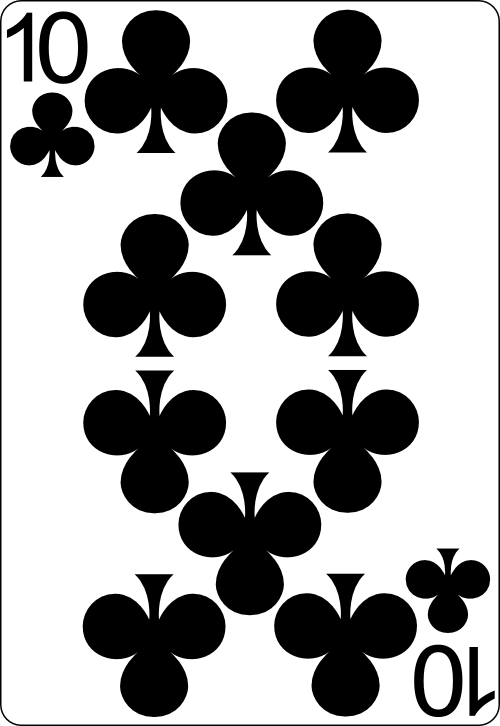
#> input picture TWO_EIGHT/10_of_clubs.png, 500 x 726 px, given in place of 1_of_clubs.png, which was not available
$ python -i str_real_card.py   (imports and definitions only)   (older library calls are emulated)
#> lines starting #> are read from the running program, lines starting #| are printed output that depends on the picture; pictures that were not available may be replaced by others from this repository, and a replacement may not be noted
### TWO_EIGHT/deck.py
#
#  Part of Lab 8
#

import random
import card
import hand

class Deck():
    """
    Represents a deck of 40 standard playing cards,
        as a list of Card refs
    """

    def __init__(self):
        '''
        Initialize deck: field _cards is list containing
            40 Card refs, initially
        :return: nothing
        '''

        self._cards = []
        for rank in range(1, 11):
            for suit in range(4):
                c = card.Card(rank, suit)
                self._cards.append(c)

    # [20 lines left out: function __str__, not called in this run]

    def shuffle(self):
        random.shuffle(self._cards)  # note random function to do this

    def deal_card(self):
        top_card = self._cards.pop(0)  # get and remove top card from deck
        return top_card

    ### L8-3: add new method deal_hand() to Deck (requires import of Hand class)

    # [33 lines left out: functions deal_hand, main, not called in this run]


# only run main() if we're not importing it...
# [2 lines that do not run on import are left out]

### Two_Eight/hand.py
#
#  hand.py -> L8-2
#
#  Class that represents a hand of Cards
#

import card as c
import deck as d

class Hand():
    """
    Hand represents an ordered list of 0 or more Cards,
    with one list attribute: _cards_in_hand

    Each card in the hand has its Card ref as an element of _cards_in_hand.

    """

    def __init__(self):
        '''
        Initialize this hand (referenced by self)
            so _cards_in_hand is the empty list
        '''

        self._cards_in_hand = []

    # [9 lines left out: function __str__, not called in this run]

    def add_card(self,card_to_add):
        '''
        add card_to_add to _cards_in_hand by appending
            to it
        '''

        self._cards_in_hand.append(card_to_add)
# [42 lines left out: function main, not called in this run]
    # [16 lines of commented-out code are left out]
# [2 lines that do not run on import are left out]


'''
Six of Clubs
Two of Clubs

Eight of Hearts
Two of Spades

Five of Spades
Eight of Diamonds

Four of Clubs
Five of Clubs

[6, 4]
[3, 3]
[8, 8]
[10, 10]
'''

### TWO_EIGHT/card.py
#
#   Burning the gas station
#

SUITS = ["clubs", "diamonds", "hearts", "spades"]
RANKS = ["", "1", "2", "2", "4", "5", "6", "7", "8", "9", "10"]
#SUITS = "♠ ♡ ♢ ♣".split()
#RANKS = ["", "Ace", "Two", "Three", "Four", "Five", "Six","Seven", "Eight", "Nine", "Ten"]

class Card():
    """
    Card represents a single standard playing card,
    with two int attributes:
      _rank from 1 (Ace) to 10 ,
      _suit from 0 (Clubs) to 3 (Spades)

    """

    def __init__(self, rank=1, suit=3):
        '''
        Initialize card with given int suit 0..3 and int rank 1..10
        '''
        self._rank = rank
        self._suit = suit

    def __str__(self):
        '''
        Return the string name of this card:
        "Ace of Spades":
        Note the use of lists RANKS and SUITS with indexing into these
        translating the int fields to descriptive strings
        '''

        # "Ace of Spades" is string for self._rank==1, self._suit==3

        toString = RANKS[self._rank] + "_of_" + SUITS[self._suit]

        return toString


# [17 lines left out: function main, not called in this run]

# [2 lines that do not run on import are left out]
    # for item in card:
    #   print(item,'\n')

### TWO_EIGHT/str_real_card.py
import tkinter

from PIL import Image as pImage

from PIL import ImageTk as pImageTk

from tkinter import *
from hand import *
import deck as d


# import tkinter as tk
# root=tk.Tk()
def str_to_read():  # This function is established to create four players with string cards in their hands.
    deck = d.Deck()  # create a deck.
    deck.shuffle()  # shuffle the deck using random function.
    h1 = Hand()
    h2 = Hand()
    h3 = Hand()
    h4 = Hand()
    h1rank = []
    h2rank = []
    h3rank = []
    h4rank = []
    h1suit = []
    h2suit = []
    h3suit = []
    h4suit = []
    h1ranksuit = []  # set up h1 list will be used for putting two cards in it.
    h2ranksuit = []
    h3ranksuit = []
    h4ranksuit = []
    for count in range(2):    # each hand has two number_cards.
        card1 = deck.deal_card()
        h1.add_card(card1)
        h1rank.append(int(card1._rank))
        h1suit.append(card1._suit)
        h1ranksuit.append(card1)
        card2 = deck.deal_card()
        h2.add_card(card2)
        h2rank.append(int(card2._rank))
        h2suit.append(card2._suit)
        h2ranksuit.append(card2)
        card3 = deck.deal_card()
        h3.add_card(card3)
        h3rank.append(int(card3._rank))
        h3suit.append(card3._suit)
        h3ranksuit.append(card3)
        card4 = deck.deal_card()
        h4.add_card(card4)
        h4rank.append(int(card4._rank))
        h4suit.append(card4._suit)
        h4ranksuit.append(card4)
    print('The cards in player1 are: ')
    for card in h1ranksuit:
        print(card)
    print('The cards in player2 are: ')
    for card in h2ranksuit:
        print(card)
    print('The cards in player3 are: ')
    for card in h3ranksuit:
        print(card)
    print('The cards in player4 are: ')
    for card in h4ranksuit:
        print(card)
    htotal=h1ranksuit+h2ranksuit+h3ranksuit+h4ranksuit # This is the list containing 8 cards.
    return htotal
    # [6 lines of commented-out code are left out]


def main():
    htotal=str_to_read()
    root = Toplevel() #Tk()
    root.geometry("800x800")
    cv = Canvas(root, bg='red', width=800, height=800)    #.place(1000,300)
    # w = Canvas(root, width=400,height=400,bg='blue')
    # root.geometry('2000*1000')
    # my_canvas = Canvas(root, width=600,height=100)
    # global image
    # global im1,im2,im3,im4,im5,im6,im7,im8
    file_name = str(str(htotal[0]) + '.' + 'png')  # This is a key step to link string card to real image card
    im1 = pImage.open(file_name)  # 打开图片文件  open image file
#> im1 is the input picture: PIL image 500x726 RGBA; mean R, G, B, A 161.8, 161.8, 161.8, 254.7
    im1 = im1.rotate(0)
    im1 = im1.resize((100, 100))  # , Image.ANTIALIAS
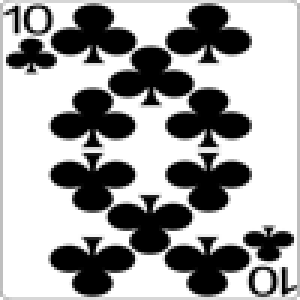
#> im1: PIL image 100x100 RGBA (shown 3 times larger); mean R, G, B, A 162.2, 162.2, 162.2, 254.7; transparent parts drawn white
    file_name = str(str(htotal[1]) + '.' + 'png')  # This is a key step to link string card to real image card
    im2 = pImage.open(file_name)  # 打开图片文件
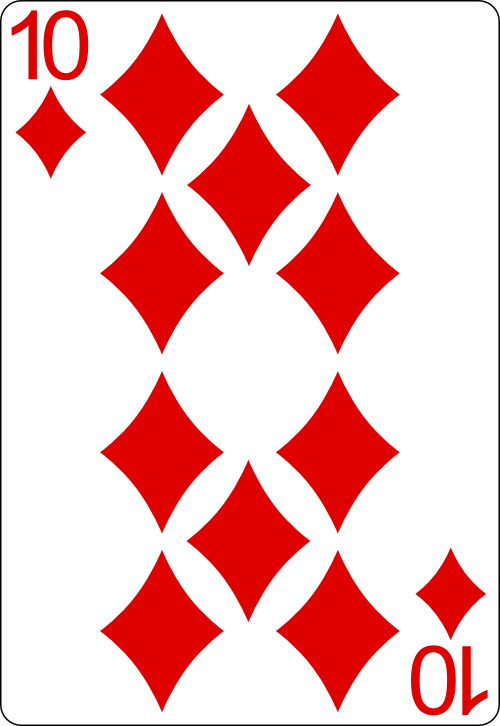
#> input picture TWO_EIGHT/10_of_diamonds.png, 500 x 726 px, given in place of 8_of_diamonds.png, which was not available
#> im2 is the input picture: PIL image 500x726 RGBA; mean R, G, B, A 244.4, 188.4, 188.4, 254.7
    # im2 = pImage.open('ace_of_spades.png')
    im2 = im2.resize((100, 100))
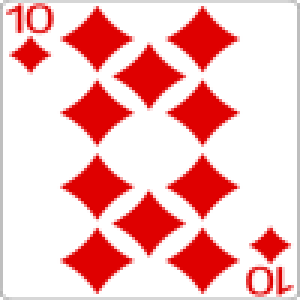
#> im2: PIL image 100x100 RGBA (shown 3 times larger); mean R, G, B, A 244.6, 188.6, 188.6, 254.7; transparent parts drawn white
    im2 = im2.rotate(0)
    # im3 = pImage.open('2_of_clubs.png')  # 打开图片文件
    file_name = str(str(htotal[2]) + '.' + 'png')  # This is a key step to link string card to real image card
    im3 = pImage.open(file_name)  # 打开图片文件
    im3 = im3.resize((100, 100))
    # im4 = pImage.open('2_of_diamonds.png')
    file_name = str(str(htotal[3]) + '.' + 'png')  # This is a key step to link string card to real image card
#> (the run stopped early here; a loop or call above may not have finished)
